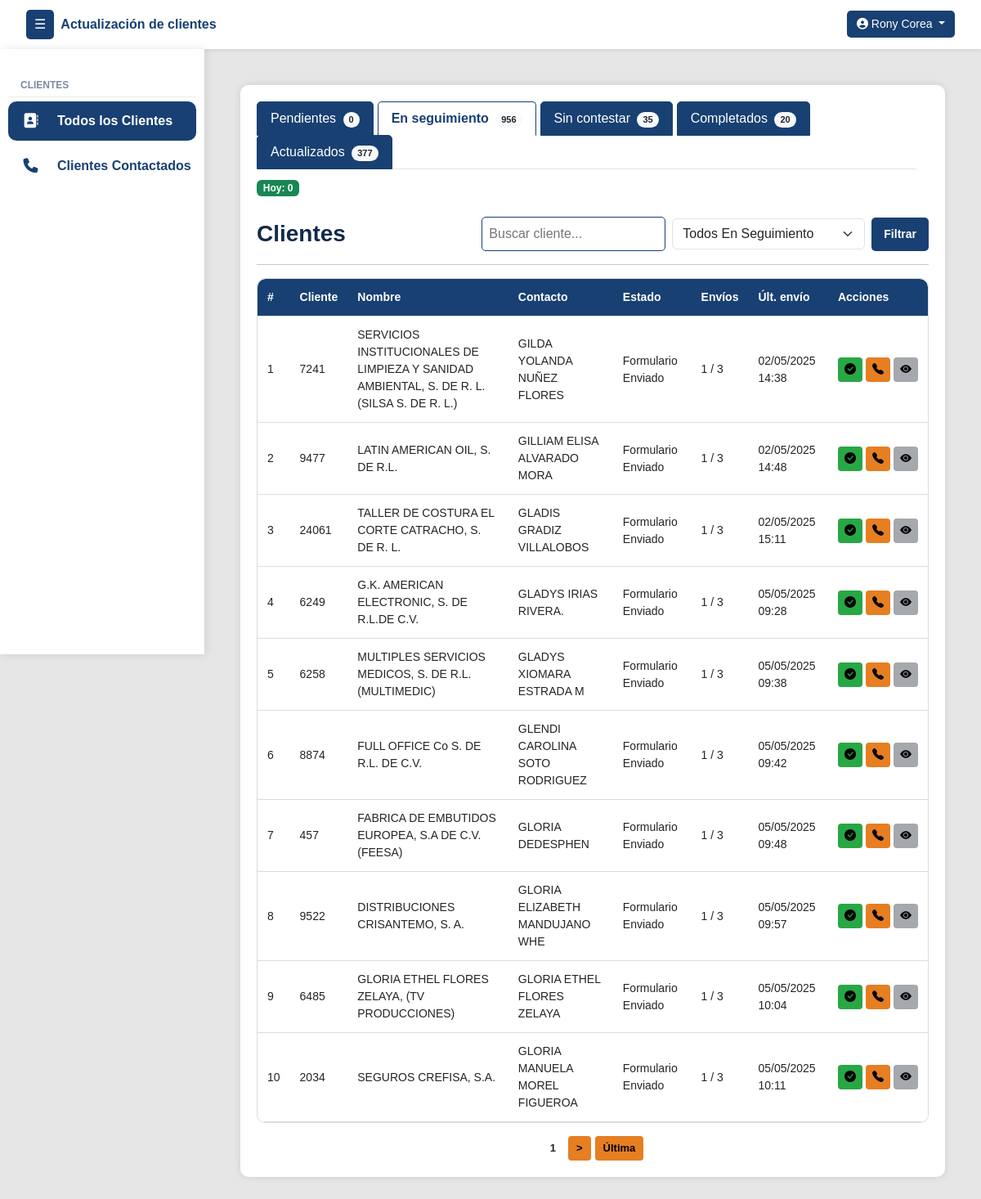
The page /clientes/seguimiento/ (signed in) on the database as committed earlier.
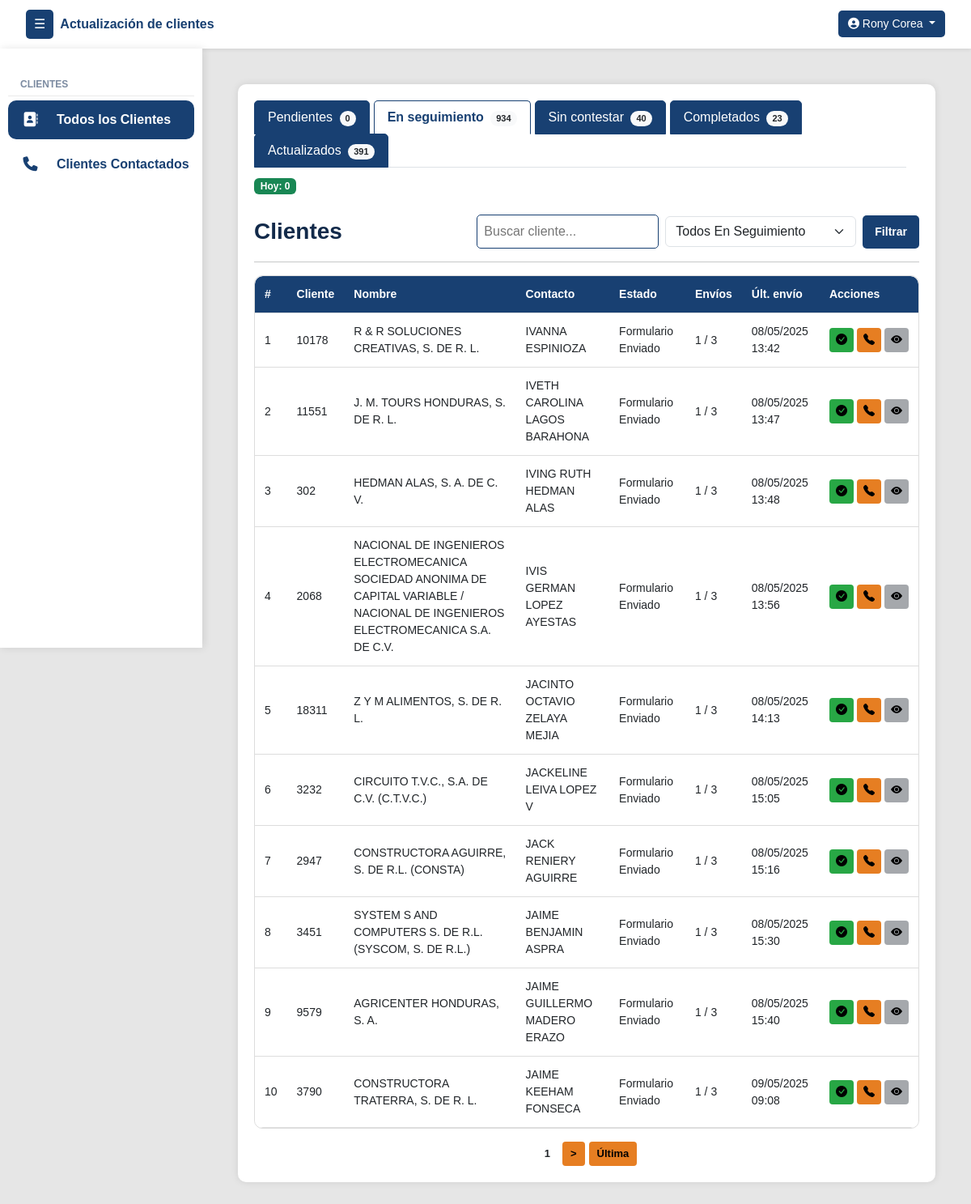
The same page on the database as committed later.
### clientes/models.py (models this page shows, shortened)
class Cliente(models.Model):
    numero_cliente = models.CharField(max_length=50, unique=True)
    nombre_cliente = models.CharField(max_length=255)
    contacto_cliente = models.CharField(max_length=255)
    contacto_cargo = models.CharField(max_length=100, null=True, blank=True)
    telefono_cliente = models.CharField(max_length=50, null=True, blank=True)
    telefono_dos = models.CharField(max_length=50, null=True, blank=True)
    direccion = models.CharField(max_length=255, null=True, blank=True)
    correo = models.CharField(max_length=254, null=True, blank=True)
    estado_actual = models.ForeignKey(EstadoReporte, on_delete=models.SET_NULL, null=True, blank=True, default=1)
    asignado_inicial = models.ForeignKey(User, on_delete=models.SET_NULL, null=True, blank=True, related_name='clientes_asignados_inicialmente')
    asignado_usuario = models.ForeignKey(User, on_delete=models.SET_NULL, null=True, blank=True, related_name='clientes_asignados')
    veces_contactado = models.PositiveIntegerField(default=0)
    sin_contestar = models.PositiveIntegerField(default=0)
    formulario_sin_contestar = models.PositiveIntegerField(default=0)
    ultima_llamada_no_contesto = models.DateTimeField(null=True, blank=True)
    ultimo_envio_formulario = models.DateTimeField(null=True, blank=True)

class EstadoReporte(models.Model):
    nombre = models.CharField(max_length=100, unique=True)
    creado_por = models.ForeignKey(User, on_delete=models.SET_NULL, null=True, blank=True)
    creado_en = models.DateTimeField(auto_now_add=True)
    estado = models.CharField(max_length=50, choices=[('activo', 'Activo'), ('inactivo', 'Inactivo')])
    intentos = models.PositiveIntegerField(default=0)
    genera_movimiento = models.BooleanField(default=True)

class HistorialEstadoSinMovimiento(models.Model):
    cliente = models.ForeignKey(Cliente, on_delete=models.CASCADE, related_name='historial_sin_movimiento')
    estado = models.ForeignKey(EstadoReporte, on_delete=models.SET_NULL, null=True)
    actualizado_por = models.ForeignKey(User, on_delete=models.SET_NULL, null=True)
    actualizado_por_admin = models.ForeignKey(User, on_delete=models.SET_NULL, null=True, blank=True, related_name='historial_admin')
    nota = models.CharField(max_length=500, blank=True)
    fecha_hora = models.DateTimeField(auto_now_add=True)
    genera_movimiento = models.BooleanField(default=False)

### clientes/views.py (the view)
# urls.py: path('clientes/seguimiento/', vistasClientes.clientes_seguimiento, name='clientes_seguimiento'),
@login_required
def clientes_seguimiento(request):
    hoy = timezone.localdate()
    usuario = request.user
    if not usuario.groups.filter(name="estandar_group").exists():
        messages.error(request, "Acceso no permitido.")
        return redirect("login")
    search_query = request.GET.get("q", "").strip()
    estado_query = request.GET.get("estado", "").strip().lower()
    estados_seguimiento = EstadoReporte.objects.filter(
        genera_movimiento=False
    ).exclude(nombre__iexact="pendiente").exclude(nombre__iexact="no contestó")
    subquery_ultima_historial = HistorialEstadoSinMovimiento.objects.filter(
        cliente=OuterRef('pk')
    ).order_by('-fecha_hora').values('fecha_hora')[:1]
    clientes_seguimiento_qs = Cliente.objects.filter(
        asignado_usuario=usuario,
        estado_actual__in=estados_seguimiento
    ).annotate(
        ultima_fecha_hist=Subquery(subquery_ultima_historial, output_field=DateTimeField())
    )
    if search_query:
        clientes_seguimiento_qs = clientes_seguimiento_qs.filter(
            Q(nombre_cliente__icontains=search_query) |
            Q(numero_cliente__icontains=search_query) |
            Q(contacto_cliente__icontains=search_query)
        )
    if estado_query:
        clientes_seguimiento_qs = clientes_seguimiento_qs.filter(estado_actual__nombre__iexact=estado_query)
    clientes_seguimiento_qs = clientes_seguimiento_qs.order_by('ultima_fecha_hist')
    clientes_seguimiento = paginar_queryset(request, clientes_seguimiento_qs, 'seguimiento')
    movimientos_usuario = MovimientoEstado.objects.filter(cliente=OuterRef('pk'), actualizado_por=usuario)
    primer_movimiento_qs = MovimientoEstado.objects.filter(cliente=OuterRef('pk')).order_by('fecha_hora')
    primer_movimiento_usuario = Subquery(primer_movimiento_qs.values('actualizado_por')[:1])
    primer_movimiento_estado = Subquery(primer_movimiento_qs.values('estado__nombre')[:1])
    clientes_sin_actualizar_qs = Cliente.objects.annotate(
        tiene_movimiento_usuario=Exists(movimientos_usuario),
        primer_usuario_id=primer_movimiento_usuario,
        primer_estado_nombre=primer_movimiento_estado
    ).filter(
        (Q(tiene_movimiento_usuario=True) & ~Q(estado_actual__nombre__iexact="actualizado")) |
        (Q(estado_actual__nombre__iexact="actualizado") & Q(primer_usuario_id=usuario.id) & ~Q(primer_estado_nombre__iexact="actualizado"))
    )
    estados_reporte_filtro = EstadoReporte.objects.filter(
        id__in=Cliente.objects.filter(
            asignado_usuario=usuario,
            estado_actual__in=estados_seguimiento
        ).values_list('estado_actual', flat=True).distinct()
    )
    estados_reporte = EstadoReporte.objects.filter(estado="activo") \
        .exclude(nombre__iexact="pendiente") \
        .exclude(nombre__iexact="no localizado") \
        .exclude(nombre__iexact="por localizar") \
        .exclude(nombre__iexact="formulario sin respuesta") \
        .exclude(nombre__iexact="cerrado (por admin)")
    actualizados_hoy_qs = Cliente.objects.filter(
        estado_actual__nombre__iexact="actualizado",
        movimientos__estado__nombre__iexact="actualizado",
        movimientos__actualizado_por=usuario,
        movimientos__fecha_hora__date=hoy
    ).distinct()
    clientes_sin_actualizar_hoy_qs = Cliente.objects.annotate(
        tiene_movimiento_usuario=Exists(movimientos_usuario),
        primer_usuario_id=primer_movimiento_qs.values('actualizado_por')[:1],
        primer_estado_nombre=primer_movimiento_qs.values('estado__nombre')[:1]
    ).filter(
        Q(movimientos__fecha_hora__date=hoy),
        (Q(tiene_movimiento_usuario=True) & ~Q(estado_actual__nombre__iexact="actualizado")) |
        (Q(estado_actual__nombre__iexact="actualizado") & Q(primer_usuario_id=usuario.id) & ~Q(primer_estado_nombre__iexact="actualizado"))
    ).distinct()
    return render(request, 'clientes/clientes.html', {
        "clientes_seguimiento": clientes_seguimiento,
        "estado_reporte": estados_reporte,
        "estado_reporte_filtro": estados_reporte_filtro,
        "estado_seguimiento": EstadoReporte.objects.filter(nombre__iexact="formulario enviado").first(),
        "view_type": "seguimiento",
        "search_query": search_query,
        "estado_query": estado_query,
        "count_pendientes": Cliente.objects.filter(asignado_usuario=usuario, estado_actual__nombre__iexact="pendiente").count(),
        "count_seguimiento": clientes_seguimiento_qs.count(),
        "count_no_contesto": Cliente.objects.filter(asignado_usuario=usuario, estado_actual__nombre__iexact="no contestó").count(),
        "count_actualizados": Cliente.objects.filter(
            estado_actual__nombre__iexact="actualizado",
            movimientos__estado__nombre__iexact="actualizado",
            movimientos__actualizado_por=usuario
        ).distinct().count(),
        "count_sin_actualizar": clientes_sin_actualizar_qs.count(),
        "count_actualizados_hoy": actualizados_hoy_qs.count() + clientes_sin_actualizar_hoy_qs.count(),
    })

### UpdateTracker/templatetags/group_filters.py (called while the page is built)
@register.filter(name='has_group')
def has_group(user, group_name):
    return user.groups.filter(name=group_name).exists()

### clientes/views.py (called while the page is built)
def paginar_queryset(request, queryset, param, por_pagina=10):
    paginator = Paginator(queryset, por_pagina)
    pagina = request.GET.get(param)
    return paginator.get_page(pagina)

### templates/clientes/clientes.html (shortened to what the changed rows need)
{% extends 'layout/layout.html' %}
{% block content %}
<div class="container">
    <div class="tabs-container d-flex justify-content-between align-items-center flex-wrap">
        <ul class="nav nav-tabs flex-grow-1 me-3" id="clienteTabs" role="tablist">
            <li class="nav-item" role="presentation">
                <a class="nav-link {% if view_type == 'seguimiento' %}active{% endif %}" id="seguimiento-tab" href="{% url 'clientes_seguimiento' %}" role="tab" aria-controls="seguimiento" aria-selected="false">
                    En seguimiento <span class="badge rounded-pill bg-light text-dark ms-1" id="countSeguimiento">{{ count_seguimiento }}</span>
                </a>
            </li>
            <li class="nav-item" role="presentation">
                <a class="nav-link {% if view_type == 'nocontesto' %}active{% endif %}" id="nocontesto-tab" href="{% url 'clientes_sin_contestar' %}" role="tab" aria-controls="nocontesto" aria-selected="false">
                    Sin contestar <span class="badge rounded-pill bg-light text-dark ms-1" id="countNoContesto">{{ count_no_contesto }}</span>
                </a>
            </li>
            <li class="nav-item" role="presentation">
                <a class="nav-link {% if view_type == 'sin_actualizar' %}active{% endif %}" id="sinactualizar-tab" href="{% url 'clientes_sin_actualizar' %}" role="tab" aria-controls="sinactualizar" aria-selected="false">
                    Completados <span class="badge rounded-pill bg-light text-dark ms-1" id="countSinActualizar">{{ count_sin_actualizar }}</span>
                </a>
            </li>
            <li class="nav-item" role="presentation">
                <a class="nav-link {% if view_type == 'actualizados' %}active{% endif %}" id="actualizados-tab" href="{% url 'clientes_actualizados' %}" role="tab" aria-controls="actualizados" aria-selected="false">
                    Actualizados <span class="badge rounded-pill bg-light text-dark ms-1" id="countActualizados">{{ count_actualizados }}</span>
                </a>
            </li>
        </ul>
    </div>
    <div class="tab-content mt-4" id="clienteTabsContent">
        {% if view_type == 'seguimiento' %}
        <div class="tab-pane fade show active" id="seguimiento" role="tabpanel" aria-labelledby="seguimiento-tab">
            <div class="table-responsive">
                <table class="styled-table" id="tablaSeguimiento">
                    <thead>
                        <tr>
                            <th>#</th>
                            <th>Cliente</th>
                            <th>Nombre</th>
                            <th>Contacto</th>
                            <th>Estado</th>
                            <th>Envíos</th>
                            <th>Últ. envío</th>
                            <th>Acciones</th>
                        </tr>
                    </thead>
                    <tbody>
                        {% for cliente in clientes_seguimiento %}
                        <tr>
                            <td>{{ forloop.counter }}</td>
                            <td>{{ cliente.numero_cliente }}</td>
                            <td>{{ cliente.nombre_cliente }}</td>
                            <td>{{ cliente.contacto_cliente }}</td>
                            <td>{{ cliente.estado_actual.nombre }}</td>
                            <td>
                                {% if cliente.estado_actual.nombre|lower == "formulario enviado" %}
                                    {{ cliente.formulario_sin_contestar }} / {{ cliente.estado_actual.intentos }}
                                {% else %}
                                    -
                                {% endif %}
                            </td>
                            <td>
                                {% with ultimo_historial=cliente.historial_sin_movimiento.last %}
                                    {% if ultimo_historial %}
                                        {{ ultimo_historial.fecha_hora|date:"d/m/Y H:i" }}
                                    {% else %}
                                        -
                                    {% endif %}
                                {% endwith %}
                            </td>
                            <td class="text-center">
                                <div class="acciones-btns">
                                    <form method="POST" action="{% url 'actualizar_estado_cliente' %}">
                                        <button type="submit" class="btn btn-accion btn-actualizar" title="Actualizar cliente">
                                            <i class="bi bi-check-circle-fill"></i>
                                        </button>
                                    </form>
                                    <button class="btn btn-accion btn-llamar btn-abrir-modal"
                                            data-bs-toggle="modal"
                                            data-bs-target="#modalReportarCliente"
                                            data-id="{{ cliente.id }}"
                                            data-numero="{{ cliente.numero_cliente }}"
                                            data-nombre="{{ cliente.nombre_cliente }}"
                                            data-contacto="{{ cliente.contacto_cliente }}"
                                            data-telefono="{{ cliente.telefono_cliente|default_if_none:'' }}"
                                            data-telefono2="{{ cliente.telefono_dos|default_if_none:'' }}"
                                            data-correo="{{ cliente.correo|default_if_none:'' }}"
                                            data-direccion="{{ cliente.direccion|default_if_none:'' }}"
                                            data-cargo="{{ cliente.contacto_cargo|default_if_none:'' }}">
                                        <i class="bi bi-telephone-fill"></i>
                                    </button>
                                    <button class="btn btn-accion btn-detalle"
                                            title="Detalle"
                                            data-bs-toggle="modal"
                                            data-bs-target="#modalDetalle{{ cliente.id }}">
                                        <i class="bi bi-eye-fill"></i>
                                    </button>
                                </div>
                            </td>
                        </tr>
                        {% empty %}
                        <tr>
                            <td colspan="8" class="text-center">No hay clientes en seguimiento.</td>
                        </tr>
                        {% endfor %}
                    </tbody>
                </table>
            </div>
        </div>
        {% endif %}
    </div>
{% endblock %}

Rows that differ between the two databases and show on the page:
no longer on this page (row edited): Cliente: numero_cliente "7241", nombre_cliente "SERVICIOS INSTITUCIONALES DE LIMPIEZA Y SANIDAD AMBIENTAL, S. DE R. L. (SILSA S. DE R. L.)", contacto_cliente "GILDA YOLANDA NUÑEZ FLORES", estado_actual.nombre "Formulario Enviado", formulario_sin_contestar "1", estado_actual.intentos "3", historial_sin_movimiento.last.fecha_hora "02/05/2025 14:38"
no longer on this page (row edited): Cliente: numero_cliente "9477", nombre_cliente "LATIN AMERICAN OIL, S. DE R.L.", contacto_cliente "GILLIAM ELISA ALVARADO MORA", estado_actual.nombre "Formulario Enviado", formulario_sin_contestar "1", estado_actual.intentos "3", historial_sin_movimiento.last.fecha_hora "02/05/2025 14:48"
no longer on this page (row edited): Cliente: numero_cliente "24061", nombre_cliente "TALLER DE COSTURA EL CORTE CATRACHO, S. DE R. L.", contacto_cliente "GLADIS GRADIZ VILLALOBOS", estado_actual.nombre "Formulario Enviado", formulario_sin_contestar "1", estado_actual.intentos "3", historial_sin_movimiento.last.fecha_hora "02/05/2025 15:11"
no longer on this page (row edited): Cliente: numero_cliente "6249", nombre_cliente "G.K. AMERICAN ELECTRONIC, S. DE R.L.DE C.V.", contacto_cliente "GLADYS IRIAS RIVERA.", estado_actual.nombre "Formulario Enviado", formulario_sin_contestar "1", estado_actual.intentos "3", historial_sin_movimiento.last.fecha_hora "05/05/2025 09:28"
no longer on this page (row edited): Cliente: numero_cliente "6258", nombre_cliente "MULTIPLES SERVICIOS MEDICOS, S. DE R.L. (MULTIMEDIC)", contacto_cliente "GLADYS XIOMARA ESTRADA M", estado_actual.nombre "Formulario Enviado", formulario_sin_contestar "1", estado_actual.intentos "3", historial_sin_movimiento.last.fecha_hora "05/05/2025 09:38"
no longer on this page (row edited): Cliente: numero_cliente "8874", nombre_cliente "FULL OFFICE Co S. DE R.L. DE C.V.", contacto_cliente "GLENDI CAROLINA SOTO RODRIGUEZ", estado_actual.nombre "Formulario Enviado", formulario_sin_contestar "1", estado_actual.intentos "3", historial_sin_movimiento.last.fecha_hora "05/05/2025 09:42"
no longer on this page (row edited): Cliente: numero_cliente "457", nombre_cliente "FABRICA DE EMBUTIDOS EUROPEA, S.A DE C.V. (FEESA)", contacto_cliente "GLORIA DEDESPHEN", estado_actual.nombre "Formulario Enviado", formulario_sin_contestar "1", estado_actual.intentos "3", historial_sin_movimiento.last.fecha_hora "05/05/2025 09:48"
no longer on this page (row edited): Cliente: numero_cliente "9522", nombre_cliente "DISTRIBUCIONES CRISANTEMO, S. A.", contacto_cliente "GLORIA ELIZABETH MANDUJANO WHE", estado_actual.nombre "Formulario Enviado", formulario_sin_contestar "1", estado_actual.intentos "3", historial_sin_movimiento.last.fecha_hora "05/05/2025 09:57"
no longer on this page (row edited): Cliente: numero_cliente "6485", nombre_cliente "GLORIA ETHEL FLORES ZELAYA, (TV PRODUCCIONES)", contacto_cliente "GLORIA ETHEL FLORES ZELAYA", estado_actual.nombre "Formulario Enviado", formulario_sin_contestar "1", estado_actual.intentos "3", historial_sin_movimiento.last.fecha_hora "05/05/2025 10:04"
no longer on this page (row edited): Cliente: numero_cliente "2034", nombre_cliente "SEGUROS CREFISA, S.A.", contacto_cliente "GLORIA MANUELA MOREL FIGUEROA", estado_actual.nombre "Formulario Enviado", formulario_sin_contestar "1", estado_actual.intentos "3", historial_sin_movimiento.last.fecha_hora "05/05/2025 10:11"
now on this page (row unchanged): Cliente: numero_cliente "10178", nombre_cliente "R & R SOLUCIONES CREATIVAS, S. DE R. L.", contacto_cliente "IVANNA ESPINIOZA", estado_actual.nombre "Formulario Enviado", formulario_sin_contestar "1", estado_actual.intentos "3", historial_sin_movimiento.last.fecha_hora "08/05/2025 13:42"
now on this page (row unchanged): Cliente: numero_cliente "11551", nombre_cliente "J. M. TOURS HONDURAS, S. DE R. L.", contacto_cliente "IVETH CAROLINA LAGOS BARAHONA", estado_actual.nombre "Formulario Enviado", formulario_sin_contestar "1", estado_actual.intentos "3", historial_sin_movimiento.last.fecha_hora "08/05/2025 13:47"
now on this page (row unchanged): Cliente: numero_cliente "302", nombre_cliente "HEDMAN ALAS, S. A. DE C. V.", contacto_cliente "IVING RUTH HEDMAN ALAS", estado_actual.nombre "Formulario Enviado", formulario_sin_contestar "1", estado_actual.intentos "3", historial_sin_movimiento.last.fecha_hora "08/05/2025 13:48"
now on this page (row unchanged): Cliente: numero_cliente "2068", nombre_cliente "NACIONAL DE INGENIEROS ELECTROMECANICA SOCIEDAD ANONIMA DE CAPITAL VARIABLE / NACIONAL DE INGENIEROS ELECTROMECANICA S.A. DE C.V.", contacto_cliente "IVIS GERMAN LOPEZ AYESTAS", estado_actual.nombre "Formulario Enviado", formulario_sin_contestar "1", estado_actual.intentos "3", historial_sin_movimiento.last.fecha_hora "08/05/2025 13:56"
now on this page (row unchanged): Cliente: numero_cliente "18311", nombre_cliente "Z Y M ALIMENTOS, S. DE R. L.", contacto_cliente "JACINTO OCTAVIO ZELAYA MEJIA", estado_actual.nombre "Formulario Enviado", formulario_sin_contestar "1", estado_actual.intentos "3", historial_sin_movimiento.last.fecha_hora "08/05/2025 14:13"
now on this page (row unchanged): Cliente: numero_cliente "3232", nombre_cliente "CIRCUITO T.V.C., S.A. DE C.V. (C.T.V.C.)", contacto_cliente "JACKELINE LEIVA LOPEZ V", estado_actual.nombre "Formulario Enviado", formulario_sin_contestar "1", estado_actual.intentos "3", historial_sin_movimiento.last.fecha_hora "08/05/2025 15:05"
now on this page (row unchanged): Cliente: numero_cliente "2947", nombre_cliente "CONSTRUCTORA AGUIRRE, S. DE R.L. (CONSTA)", contacto_cliente "JACK RENIERY AGUIRRE", estado_actual.nombre "Formulario Enviado", formulario_sin_contestar "1", estado_actual.intentos "3", historial_sin_movimiento.last.fecha_hora "08/05/2025 15:16"
now on this page (row unchanged): Cliente: numero_cliente "3451", nombre_cliente "SYSTEM S AND COMPUTERS S. DE R.L. (SYSCOM, S. DE R.L.)", contacto_cliente "JAIME BENJAMIN ASPRA", estado_actual.nombre "Formulario Enviado", formulario_sin_contestar "1", estado_actual.intentos "3", historial_sin_movimiento.last.fecha_hora "08/05/2025 15:30"
now on this page (row unchanged): Cliente: numero_cliente "9579", nombre_cliente "AGRICENTER HONDURAS, S. A.", contacto_cliente "JAIME GUILLERMO MADERO ERAZO", estado_actual.nombre "Formulario Enviado", formulario_sin_contestar "1", estado_actual.intentos "3", historial_sin_movimiento.last.fecha_hora "08/05/2025 15:40"
now on this page (row unchanged): Cliente: numero_cliente "3790", nombre_cliente "CONSTRUCTORA TRATERRA, S. DE R. L.", contacto_cliente "JAIME KEEHAM FONSECA", estado_actual.nombre "Formulario Enviado", formulario_sin_contestar "1", estado_actual.intentos "3", historial_sin_movimiento.last.fecha_hora "09/05/2025 09:08"
Other text that changed with them:
{{ count_seguimiento }}: "956" → "934"
{{ count_no_contesto }}: "35" → "40"
{{ count_sin_actualizar }}: "20" → "23"
{{ count_actualizados }}: "377" → "391"
